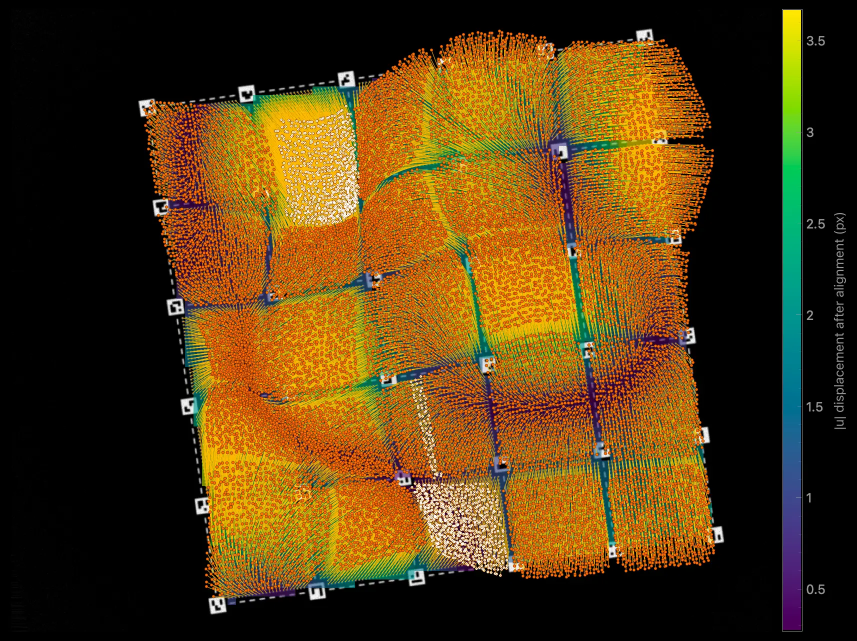
#> input picture blog/images/2026-10-15-field-tab.webp, 1714 x 1282 px (shown at 1/2 size); its folder holds only this picture in this run
$ python -i lattice.py   (imports and definitions only)
#> lines starting #> are read from the running program, lines starting #| are printed output that depends on the picture; after the words box and inside, x2 and y2 are one past the last pixel; in counts of white or black regions, pixels touching at a corner belong together
"""
glyphtrack.lattice
=================
Structure-first geometry for the glyph marker grid.

The markers are a rigid regular grid, so we recover the geometry from the
thousands of fine DOTS (which vote robustly) rather than trying to tell glyphs
from dashes blob-by-blob. From the dot lattice we get rotation + pitch; combined
with the box period that locates the fiducial slots where glyphs (and only
glyphs) live.

Headless: numpy + OpenCV (+ scipy KDTree).
"""
from __future__ import annotations
import numpy as np
import cv2


# ------------------------------------------------------------ dot detection
def detect_dots(gray: np.ndarray, tophat=15, dot_area=(30, 220),
                max_aspect=1.7, min_extent=0.55):
    """Centroids (N,2 float) of the fine fill dots: small, round, bright blobs.
    A small white top-hat flattens the background so a global Otsu isolates the
    dots; size + roundness keep dots and drop glyph/dash structure."""
    se = cv2.getStructuringElement(cv2.MORPH_ELLIPSE, (tophat, tophat))
    th = cv2.morphologyEx(gray, cv2.MORPH_TOPHAT, se)
    _, b = cv2.threshold(th, 0, 255, cv2.THRESH_BINARY + cv2.THRESH_OTSU)
    n, lab, stats, cent = cv2.connectedComponentsWithStats(b, 8)
    pts = []
    for i in range(1, n):
        a = stats[i, cv2.CC_STAT_AREA]; w = stats[i, cv2.CC_STAT_WIDTH]
        h = stats[i, cv2.CC_STAT_HEIGHT]
        if not (dot_area[0] <= a <= dot_area[1]):
            continue
        if max(w, h) / max(min(w, h), 1) > max_aspect:
            continue
        if a / max(w * h, 1) < min_extent:
            continue
        pts.append(cent[i])
    return np.asarray(pts, float)


# ------------------------------------------------------------ lattice basis
# [25 lines left out: function estimate_basis, not called in this run]


# ------------------------------------------------------------ box geometry
# measured from the STL (expansion-invariant ratios)
DOT_UM = 8.0
BOX_UM = 150.0
BOX_PER_DOT = BOX_UM / DOT_UM                          # 18.75 dots per box
# fiducial slot centres, local micrometres within a 150um box (x=along-u, y=along-v)
FIDUCIALS = {
    "corner00": (23, 24), "corner02": (23, 127), "corner20": (127, 24),
    "corner22": (127, 127), "center": (75, 75),
    "A": (27, 74), "B": (74, 27), "C": (122, 75), "D": (74, 123),
}
NUMBER_SLOTS = ["corner00", "corner02", "corner20", "corner22", "center"]
LETTER_SLOTS = {"A": "A", "B": "B", "C": "C", "D": "D"}


# [55 lines left out: functions detect_dashes, _phase_mode, dashes_on_grid, fit_box_grid, not called in this run]


# fiducial slot positions as a FRACTION of the box (for lattice fitting)
SLOT_FRACS = {s: (lx / BOX_UM, ly / BOX_UM) for s, (lx, ly) in FIDUCIALS.items()}


# [117 lines left out: functions fit_fiducial_lattice, fslot_point, box_corner, slot_point, draw_box_grid, refine_basis and 1 more, not called in this run]

>>> import cv2
>>> picture = cv2.imread('../../../../../blog/images/2026-10-15-field-tab.webp', cv2.IMREAD_GRAYSCALE)
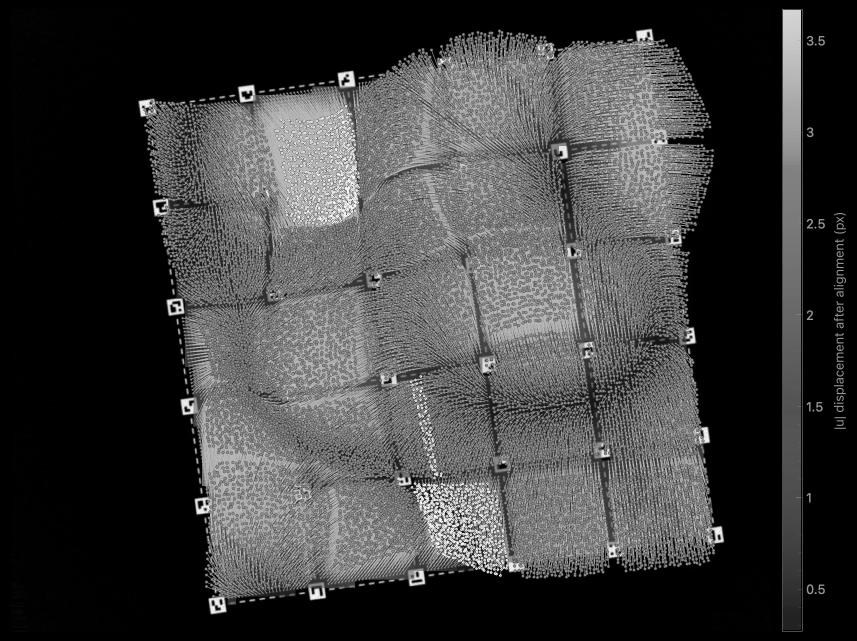
#> picture: shape (1282, 1714) (shown at 1/2 size); min 0, max 255, mean 61.7
>>> result = detect_dots(picture)
#> in detect_dots, `th = cv2.morphologyEx(gray, cv2.MORPH_TOPHAT, se)`:
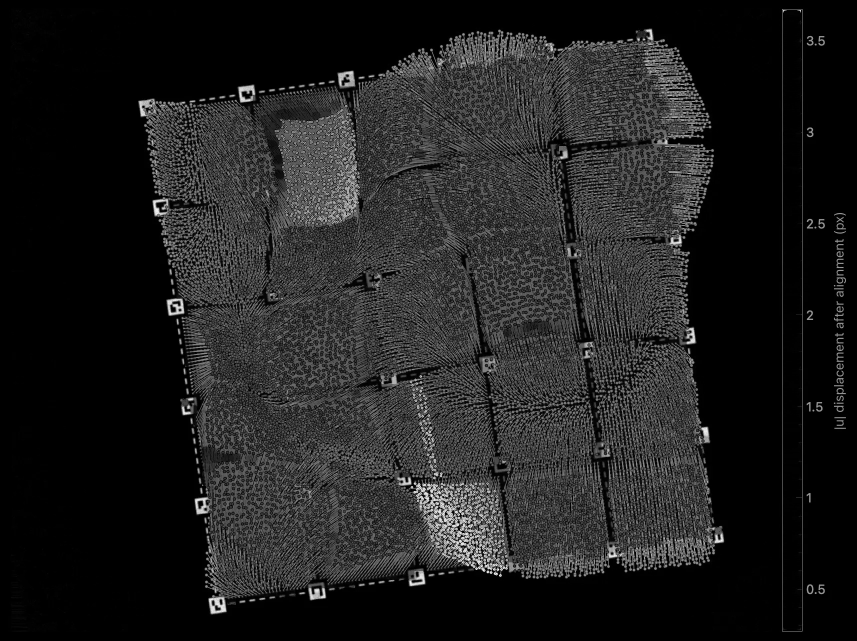
#> th: shape (1282, 1714) (shown at 1/2 size); min 0, max 253, mean 31.8
#> in detect_dots, `_, b = cv2.threshold(th, 0, 255, cv2.THRESH_BINARY + cv2.THRESH_OTSU)`:
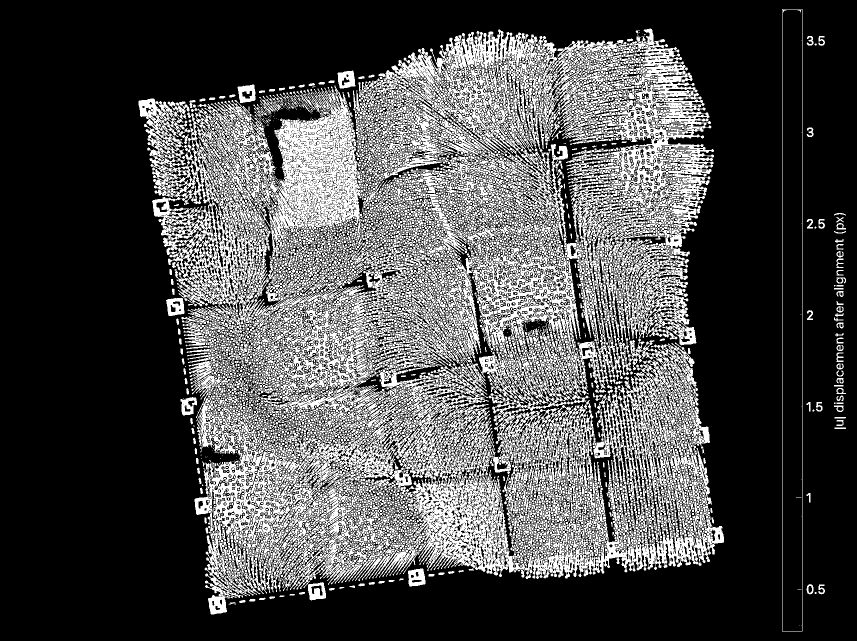
#> b: shape (1282, 1714) (shown at 1/2 size); 29.8% white; 2404 white regions (2045 under 20 px), largest, box (x1, y1, x2, y2) and area: (277, 57, 1448, 1229) 611490, (1564, 18, 1605, 1263) 2568, (1132, 297, 1229, 326) 949
#> in detect_dots, `n, lab, stats, cent = cv2.connectedComponentsWithStats(b, 8)`:
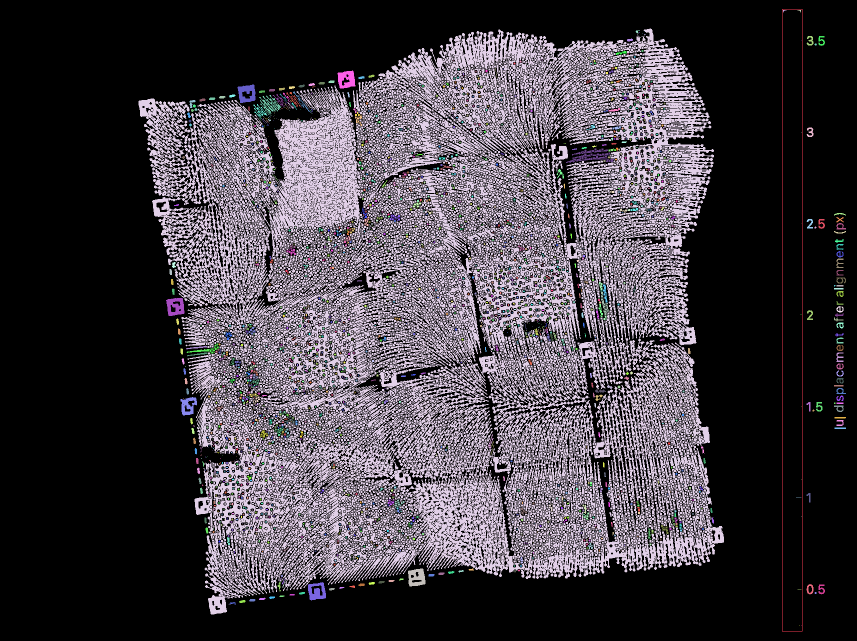
#> lab: shape (1282, 1714) int32 (shown at 1/2 size); 2405 distinct labels, from 0 to 2404; one colour per label, 0 black
#> in detect_dots, `n, lab, stats, cent = cv2.connectedComponentsWithStats(b, 8)`: n = 2405; stats = 2405 rows, first 6: [0, 0, 1714, 1282, 1543428], [1564, 18, 41, 1245, 2568], [1566, 20, 7, 5, 14], [1595, 20, 7, 5, 14], [277, 57, 1171, 1172, 611490], [1271, 61, 9, 6, 27]; cent = 2405 pairs, first value 340.9 to 1682, second value 21 to 1251
#> the loop in detect_dots, `for i in range(1, n):` made 2404 passes
#> (a, w, h) on passes 1 to 3: (2568, 41, 1245), (14, 7, 5), (14, 7, 5)
#> after the loop in detect_dots, `for i in range(1, n):`: pts = 23 items, first 6: [1222, 143.3], [1176.6, 162.9], [377.5, 230], [788.2, 367.1], [1324.9, 416.9], [1642.5, 447]
#> result = 23 rows, first 8: [1222, 143.3], [1176.6, 162.9], [377.5, 230], [788.2, 367.1], [1324.9, 416.9], [1642.5, 447], [688.1, 463.5], [542.9, 522.3]

$ run again, on blog/images/2026-11-03-ix83-expansion-comparison-inferno.webp
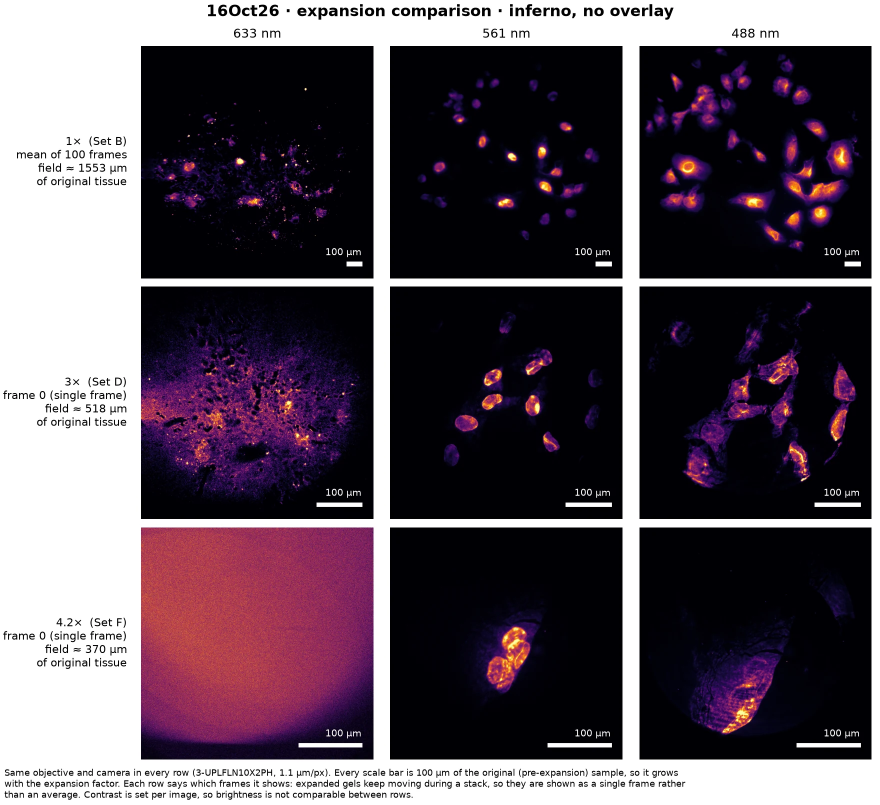
#> input picture blog/images/2026-11-03-ix83-expansion-comparison-inferno.webp, 1760 x 1610 px (shown at 1/2 size)
#> in detect_dots, `_, b = cv2.threshold(th, 0, 255, cv2.THRESH_BINARY + cv2.THRESH_OTSU)`:
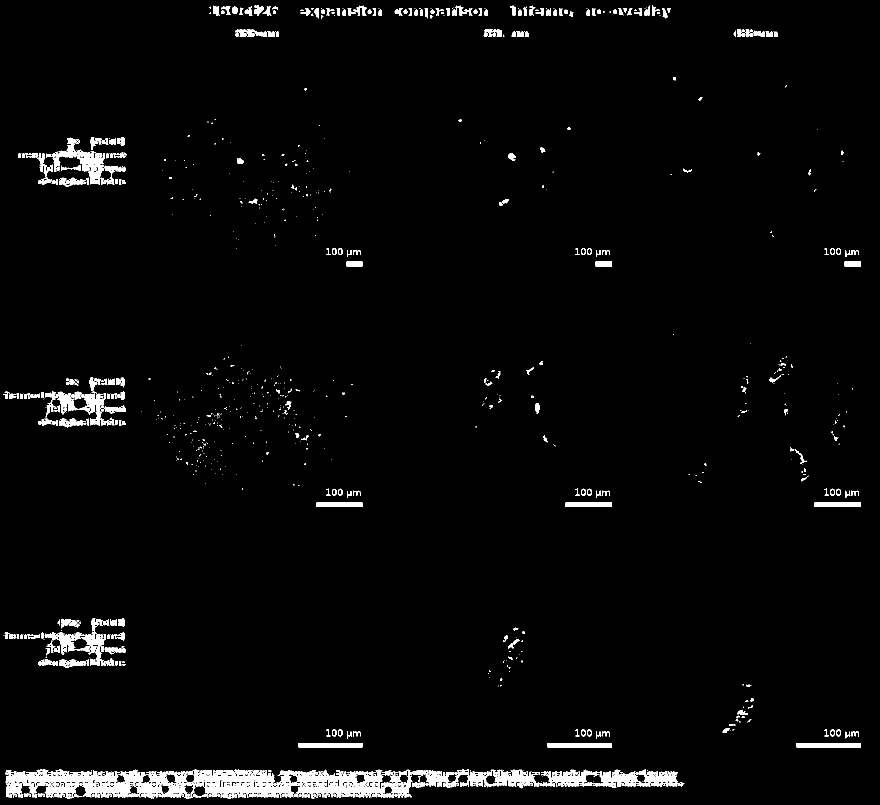
#> b: shape (1610, 1760) (shown at 1/2 size); 2.9% white; 1138 white regions (658 under 20 px), largest, box (x1, y1, x2, y2) and area: (383, 1539, 777, 1598) 13761, (11, 1539, 383, 1598) 12422, (920, 1539, 1071, 1577) 2740
#> in detect_dots, `n, lab, stats, cent = cv2.connectedComponentsWithStats(b, 8)`:
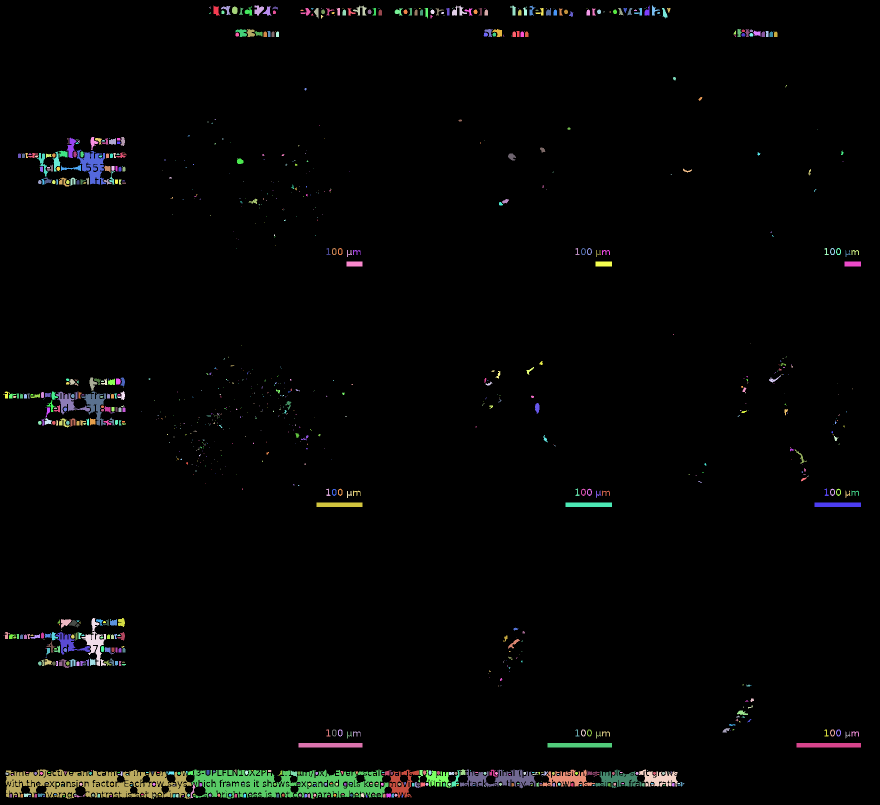
#> lab: shape (1610, 1760) int32 (shown at 1/2 size); 1139 distinct labels, from 0 to 1138; one colour per label, 0 black
#> n = 1139; stats = 1139 rows, first 6: [0, 0, 1760, 1610, 2750808], [427, 11, 13, 20, 174], [509, 11, 19, 20, 241], [706, 11, 27, 20, 233], [904, 11, 30, 20, 267], [1020, 11, 12, 20, 122]; cent = 1139 pairs, first value 7.5 to 1709.8, second value 13.67 to 1595.5
#> the loop in detect_dots, `for i in range(1, n):` made 1138 passes
#> (a, w, h) on passes 1 to 3: (174, 13, 20), (241, 19, 20), (233, 27, 20)
#> after the loop in detect_dots, `for i in range(1, n):`: pts = 146 pairs, first value 12.99 to 1551, second value 19.29 to 1591
#> result has the same summary as pts in detect_dots
